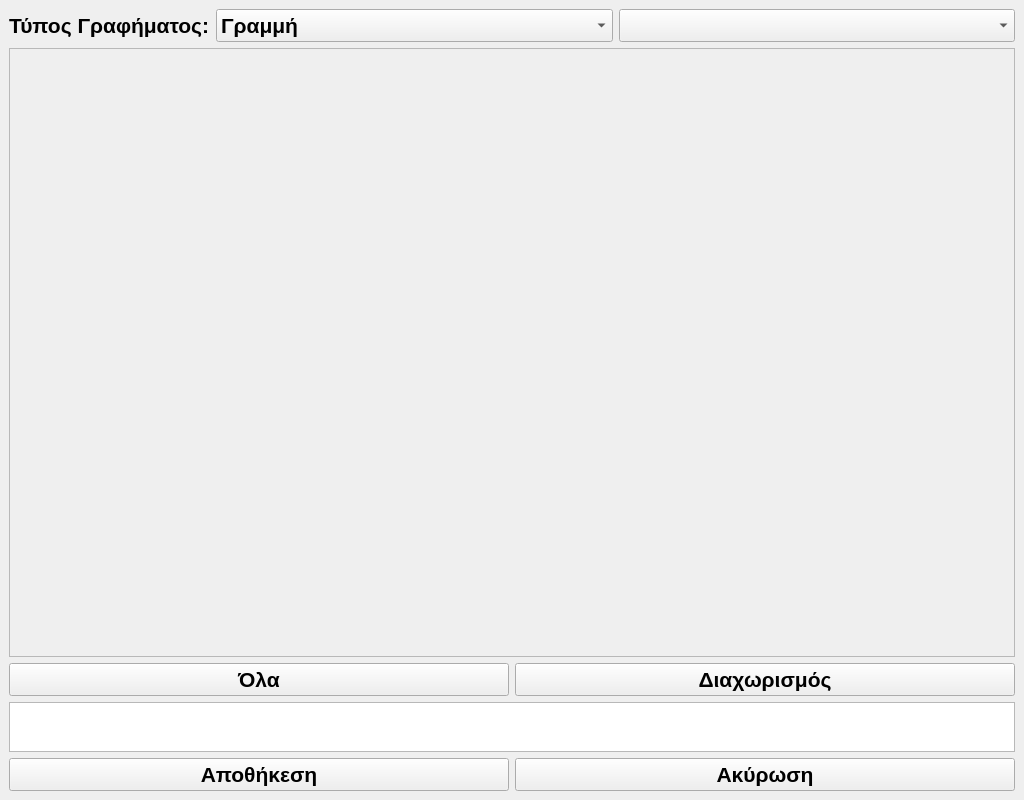
<?xml version="1.0" encoding="UTF-8"?>
<ui version="4.0">
 <class>ChartCreator</class>
 <widget class="QMainWindow" name="ChartCreator">
  <property name="geometry">
   <rect>
    <x>0</x>
    <y>0</y>
    <width>1024</width>
    <height>800</height>
   </rect>
  </property>
  <property name="font">
   <font>
    <family>Arial</family>
    <pointsize>16</pointsize>
    <weight>75</weight>
    <bold>true</bold>
   </font>
  </property>
  <property name="windowTitle">
   <string>Δημιουργία Γραφήματος</string>
  </property>
  <property name="locale">
   <locale language="Greek" country="Greece"/>
  </property>
  <widget class="QWidget" name="centralwidget">
   <layout class="QVBoxLayout" name="verticalLayout">
    <item>
     <layout class="QHBoxLayout" name="horizontalLayout">
      <item>
       <widget class="QLabel" name="label">
        <property name="sizePolicy">
         <sizepolicy hsizetype="Fixed" vsizetype="Fixed">
          <horstretch>0</horstretch>
          <verstretch>0</verstretch>
         </sizepolicy>
        </property>
        <property name="text">
         <string>Τύπος Γραφήματος:</string>
        </property>
       </widget>
      </item>
      <item>
       <widget class="QComboBox" name="chartType">
        <property name="sizePolicy">
         <sizepolicy hsizetype="Preferred" vsizetype="Fixed">
          <horstretch>0</horstretch>
          <verstretch>0</verstretch>
         </sizepolicy>
        </property>
        <item>
         <property name="text">
          <string>Γραμμή</string>
         </property>
        </item>
        <item>
         <property name="text">
          <string>Μπάρες</string>
         </property>
        </item>
        <item>
         <property name="text">
          <string>Στοίβα</string>
         </property>
        </item>
        <item>
         <property name="text">
          <string>Πίτα</string>
         </property>
        </item>
       </widget>
      </item>
      <item>
       <widget class="QComboBox" name="chartTheme"/>
      </item>
     </layout>
    </item>
    <item>
     <widget class="QFrame" name="ChartContainer">
      <property name="frameShape">
       <enum>QFrame::StyledPanel</enum>
      </property>
      <property name="frameShadow">
       <enum>QFrame::Raised</enum>
      </property>
      <layout class="QHBoxLayout" name="horizontalLayout_3"/>
     </widget>
    </item>
    <item>
     <layout class="QHBoxLayout" name="labelsContainer">
      <item>
       <widget class="QPushButton" name="allButton">
        <property name="text">
         <string>Όλα</string>
        </property>
       </widget>
      </item>
      <item>
       <widget class="QPushButton" name="delimiterButton">
        <property name="text">
         <string>Διαχωρισμός</string>
        </property>
       </widget>
      </item>
     </layout>
    </item>
    <item>
     <widget class="QTextEdit" name="expression">
      <property name="sizePolicy">
       <sizepolicy hsizetype="Expanding" vsizetype="Fixed">
        <horstretch>0</horstretch>
        <verstretch>0</verstretch>
       </sizepolicy>
      </property>
      <property name="maximumSize">
       <size>
        <width>16777215</width>
        <height>50</height>
       </size>
      </property>
     </widget>
    </item>
    <item>
     <layout class="QHBoxLayout" name="horizontalLayout_2">
      <item>
       <widget class="QPushButton" name="ConfirmButton">
        <property name="text">
         <string>Αποθήκεση</string>
        </property>
       </widget>
      </item>
      <item>
       <widget class="QPushButton" name="CancelButton">
        <property name="text">
         <string>Ακύρωση</string>
        </property>
       </widget>
      </item>
     </layout>
    </item>
   </layout>
  </widget>
 </widget>
 <resources/>
 <connections/>
</ui>
